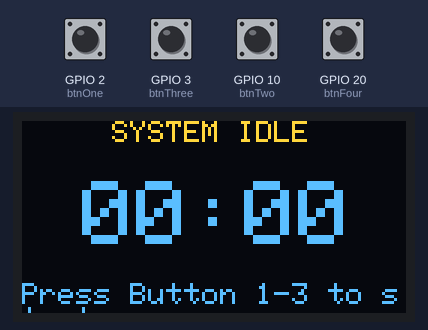
A sketch run on a simulated ESP32-S3. Shown: 128×64 one-colour display. The inputs (shaded band) are chosen by the test bench; at power-on: GPIO 2 (btnOne), GPIO 3 (btnThree), GPIO 10 (btnTwo), GPIO 20 (btnFour) HIGH. The OLED is the two-colour kind (top 16 rows yellow).

Above: at 1.2 s.
1.3 s: GPIO 2 (btnOne) pulled LOW for 0.15 s
At 2.8 s:
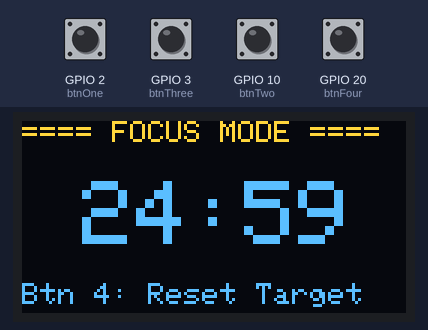
4.4 s: GPIO 3 (btnThree) pulled LOW for 0.15 s
At 5.9 s:
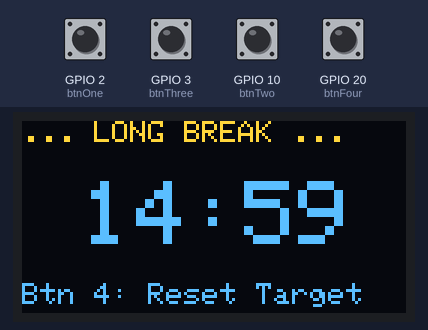
7.5 s: GPIO 10 (btnTwo) pulled LOW for 0.15 s
At 9.3 s:
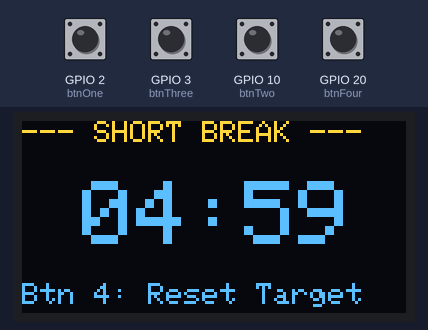
10.6 s: GPIO 20 (btnFour) pulled LOW for 0.15 s
At 11.8 s:
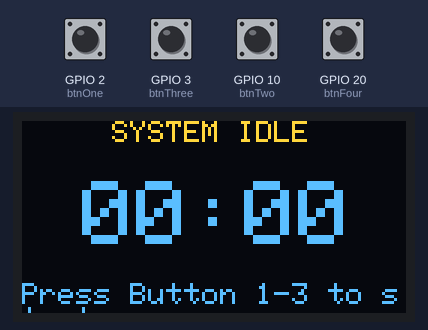
12.3 s: GPIO 2 (btnOne) pulled LOW for 1 s
At 16.2 s:
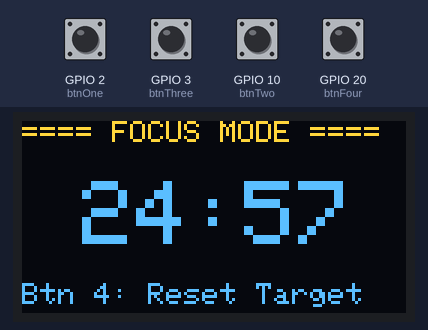
16.3 s: GPIO 3 (btnThree) pulled LOW for 1 s
At 19.8 s:
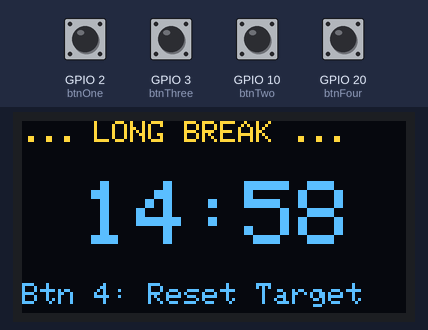
Timing chart, 0 to 21.3 s (numbered marks = the images above; inputs shaded):
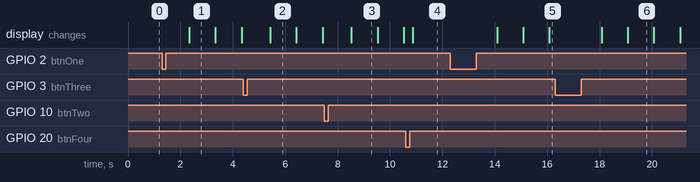

The sketch:

sketch_pomodorotimer.ino
```cpp
#include <SPI.h>
#include <Wire.h>
#include <Adafruit_GFX.h>
#include <Adafruit_SSD1306.h>

#define SCREEN_WIDTH 128
#define SCREEN_HEIGHT 64
#define OLED_RESET    -1
#define SCREEN_ADDRESS 0x3C

Adafruit_SSD1306 display(SCREEN_WIDTH, SCREEN_HEIGHT, &Wire, OLED_RESET);

// Hardware Pin Definitions (GPIOs)
const int btnOne   = 2;   // KiCad Pin D0  -> Focus Mode
const int btnTwo   = 10;  // KiCad Pin D10 -> Short Break Mode
const int btnThree = 3;   // KiCad Pin D1  -> Long Break Mode
const int btnFour  = 20;  // KiCad Pin D7  -> Reset

// Timer Duration Targets (Converted to Seconds)
const unsigned long FOCUS_DURATION = 25 * 60;
const unsigned long SHORT_DURATION = 5 * 60;
const unsigned long LONG_DURATION  = 15 * 60;

// State Machine Variables
enum TimerState { IDLE, FOCUS, SHORT_BREAK, LONG_BREAK };
TimerState currentState = IDLE;

unsigned long timeRemaining = 0; // Total seconds left in active cycle
unsigned long lastTickTime = 0;  // Tracks millisecond ticks for 1-second counting

void setup() {
  Serial.begin(115200);

  // Initialize Input Matrix with Internal Pull-Ups
  pinMode(btnOne, INPUT_PULLUP);
  pinMode(btnTwo, INPUT_PULLUP);
  pinMode(btnThree, INPUT_PULLUP);
  pinMode(btnFour, INPUT_PULLUP);

  // Initialize Hardware I2C (SDA=GPIO6 / Pad 5, SCL=GPIO7 / Pad 6)
  Wire.begin(6, 7);

  if(!display.begin(SSD1306_SWITCHCAPVCC, SCREEN_ADDRESS)) {
    Serial.println(F("SSD1306 allocation failed"));
    for(;;);
  }

  display.clearDisplay();
  display.setTextColor(SSD1306_WHITE);
  updateDisplay();
}

void loop() {
  // --- SECTION 1: USER INPUT HANDLING ---

  // BUTTON ONE: Start / Continue Focus Mode
  if (digitalRead(btnOne) == LOW) {
    currentState = FOCUS;
    timeRemaining = FOCUS_DURATION;
    lastTickTime = millis();
    delay(250); // Debounce
  }
  // BUTTON TWO: Start Short Break
  else if (digitalRead(btnTwo) == LOW) {
    currentState = SHORT_BREAK;
    timeRemaining = SHORT_DURATION;
    lastTickTime = millis();
    delay(250); // Debounce
  }
  // BUTTON THREE: Start Long Break
  else if (digitalRead(btnThree) == LOW) {
    currentState = LONG_BREAK;
    timeRemaining = LONG_DURATION;
    lastTickTime = millis();
    delay(250); // Debounce
  }
  // BUTTON FOUR: System Reset
  else if (digitalRead(btnFour) == LOW) {
    currentState = IDLE;
    timeRemaining = 0;
    delay(250); // Debounce
  }

  // --- SECTION 2: TIMER ENGINE & TICK ACCOUNTING ---

  if (currentState != IDLE) {
    // Check if 1 true physical second (1000 ms) has passed
    if (millis() - lastTickTime >= 1000) {
      lastTickTime += 1000; // Increment baseline tracking

      if (timeRemaining > 0) {
        timeRemaining--;
      }

      // Handle the automatic transition logic when a timer hits zero
      if (timeRemaining == 0) {
        if (currentState == FOCUS) {
          // Transition rule: Focus -> Short Break
          currentState = SHORT_BREAK;
          timeRemaining = SHORT_DURATION;
        }
        else if (currentState == SHORT_BREAK) {
          // Transition rule: Short Break -> Focus Mode
          currentState = FOCUS;
          timeRemaining = FOCUS_DURATION;
        }
        else if (currentState == LONG_BREAK) {
          // Transition rule: Long break stops entirely and returns to standard state
          currentState = IDLE;
        }
      }

      // Update screen once per second while timer is running
      updateDisplay();
    }
  } else {
    // Keep updating the static idle display frame
    updateDisplay();
  }
}

// --- SECTION 3: THREE-LINE SCREEN RENDERING ---
void updateDisplay() {
  display.clearDisplay();

  // LINE 1: Header (Current Operational Mode)
  display.setTextSize(1);
  display.setCursor(0, 0);
  switch (currentState) {
    case IDLE:        display.println("     SYSTEM IDLE     "); break;
    case FOCUS:       display.println("==== FOCUS MODE ===="); break;
    case SHORT_BREAK: display.println("--- SHORT BREAK --- "); break;
    case LONG_BREAK:  display.println("... LONG BREAK ...  "); break;
  }

  // LINE 2: Middle (Large Digital Clock Readout)
  display.setTextSize(3);
  display.setCursor(20, 20); // Margins padded to center text string horizontally

  unsigned int minutes = timeRemaining / 60;
  unsigned int seconds = timeRemaining % 60;

  // Format Minute digits with leading zero padding
  if (minutes < 10) display.print("0");
  display.print(minutes);
  display.print(":");
  // Format Second digits with leading zero padding
  if (seconds < 10) display.print("0");
  display.print(seconds);

  // LINE 3: Footer (Status context helper)
  display.setTextSize(1);
  display.setCursor(0, 54);
  if (currentState == IDLE) {
    display.println("Press Button 1-3 to start");
  } else {
    display.println("Btn 4: Reset Target");
  }

  display.display();
}
```

Measured:
- after the input at 1.3 s, the display: changes after 1.0 s (image 1)
- after the input at 4.4 s, the display: changes after 1.0 s (image 2)
- after the input at 7.5 s, the display: changes after 1.0 s (image 3)
- after the input at 10.6 s, the display: changes after 0.28 s (image 4)
- after the input at 12.3 s, the display: first changes after 1.8 s (image 5 shows a later state)
- after the input at 16.3 s, the display: first changes after 1.8 s (image 6 shows a later state)
- what the display in image 1 shows lasts 1.0 s, from 2.3 s to 3.3 s
